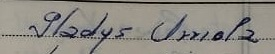
#> input picture IMGPrueba.jpg, 275 x 54 px
$ python plotPorPalabras.py
#> lines starting #> are read from the running program, lines starting #| are printed output that depends on the picture; after the words box and inside, x2 and y2 are one past the last pixel; in counts of white or black regions, pixels touching at a corner belong together
import pytesseract
from pytesseract import Output
import cv2
import numpy as np


myconfig = r"""--psm 6 --oem 3
# Configuración para Tesseract OCR
tessedit_char_whitelist ABCDEFGHIJKLMNOPQRSTUVWXYZabcdefghijklmnopqrstuvwxyz0123456789áéíóúüñÁÉÍÓÚÜÑ

# Palabras adicionales a tener en cuenta
tessedit_word_list_clear 1
tessedit_unrej_any_wd 1
tessedit_fix_fuzzy_words 1

# Agrega palabras específicas a tener en cuenta (nombres en español)
user_words
    María
    José
    Alejandro
    Gabriela
    Carlos
    Sofía
    Veronica
    Ricardina
    Marina
    Mirta
    Maria
    Dina
    Gladys
    Abel
    Alejandro
    Miguel
    Lázaro
    Enrique
    Jorge
    Padre
    Madre
    Madrina
    Elías
    Elias
    Urrioña
    Elvira
    Carmen
    Teresa
    Rosa
    Berta
    Ayde
    Caloggero
    Caycho
    Peña
    Camacho
    El
    Obispo
    que
    suscribe
    certifica
    Padre
    Madre
    Padrino
    Madrina

# Configuración adicional
another_config_option 123
"""


img_path = "IMGPrueba.jpg"

# Cargar la imagen original
img = cv2.imread(img_path)
#> img is the input picture: shape (54, 275, 3); mean B, G, R 131.8, 138.6, 141.9

if img is None:
    print(f"Error: No se pudo cargar la imagen {img_path}")
else:
    # Convertir la imagen a escala de grises
    gray_img = cv2.cvtColor(img, cv2.COLOR_BGR2GRAY)


    # Aplicar un umbral para convertir la imagen en blanco y negro
    _, binary_img = cv2.threshold(gray_img, 128, 255, cv2.THRESH_BINARY)
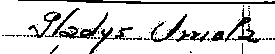
#> binary_img: shape (54, 275); 84.5% white; black in thin lines or dots

    # Aumentar el contraste de la imagen
    alpha = 1.5  # Factor de contraste
    beta = 30    # Ajuste del brillo
    contrast_img = cv2.convertScaleAbs(binary_img, alpha=alpha, beta=beta)
#> contrast_img: shape (54, 275); values 30 (black) and 255 (white), 84.5% white; black in thin lines or dots


    # Ejemplo de suavización con filtro gaussiano
    smoothed_img = cv2.GaussianBlur(contrast_img, (5, 5), 0)
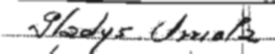
#> smoothed_img: shape (54, 275); min 30, max 255, mean 220.1


    # Eliminar caracteres no deseados directamente en la configuración de Tesseract
    unwanted_chars = [';','“','¿','/','_','?','ö','%','&','*','»','º',',','.','/','!','"','#','$','(',')']
    for char in unwanted_chars:
        myconfig += f'\nunlv_tilde_{ord(char)} 0'


    # Aplicar un filtro de alta frecuencia para mejorar la nitidez
    kernel = np.array([[-1, -1, -1],
                      [-1,  9, -1],
                      [-1, -1, -1]])


    sharpened_img = cv2.filter2D(smoothed_img, -1, kernel)
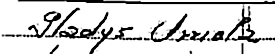
#> sharpened_img: shape (54, 275); min 0, max 255, mean 213.6

      # Antes de aplicar OCR, realizar preprocesamiento adicional


    # Aplica OCR a la imagen umbralizada usando Tesseract
#> (the run stopped early here; a loop or call above may not have finished)

$ run again, with Gladys.jpg copied over IMGPrueba.jpg
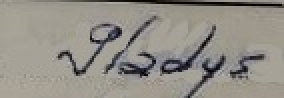
#> input picture Gladys.jpg, 142 x 49 px (shown 2 times larger)
#> img is the input picture: shape (49, 142, 3); mean B, G, R 135.6, 143.4, 147.2
#> `_, binary_img = cv2.threshold(gray_img, 128, 255, cv2.THRESH_BINARY)`:
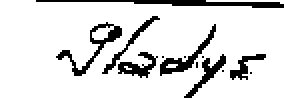
#> binary_img: shape (49, 142) (shown 2 times larger); 86.3% white; 13 black regions (6 under 20 px), largest, box (x1, y1, x2, y2) and area: (18, 0, 142, 4) 230, (28, 11, 61, 38) 170, (80, 12, 108, 38) 146
#> `sharpened_img = cv2.filter2D(smoothed_img, -1, kernel)`:
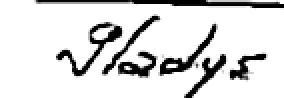
#> sharpened_img: shape (49, 142) (shown 2 times larger); min 0, max 255, mean 218.4

$ run again, with IMG-20231124-WA0015.jpg copied over IMGPrueba.jpg
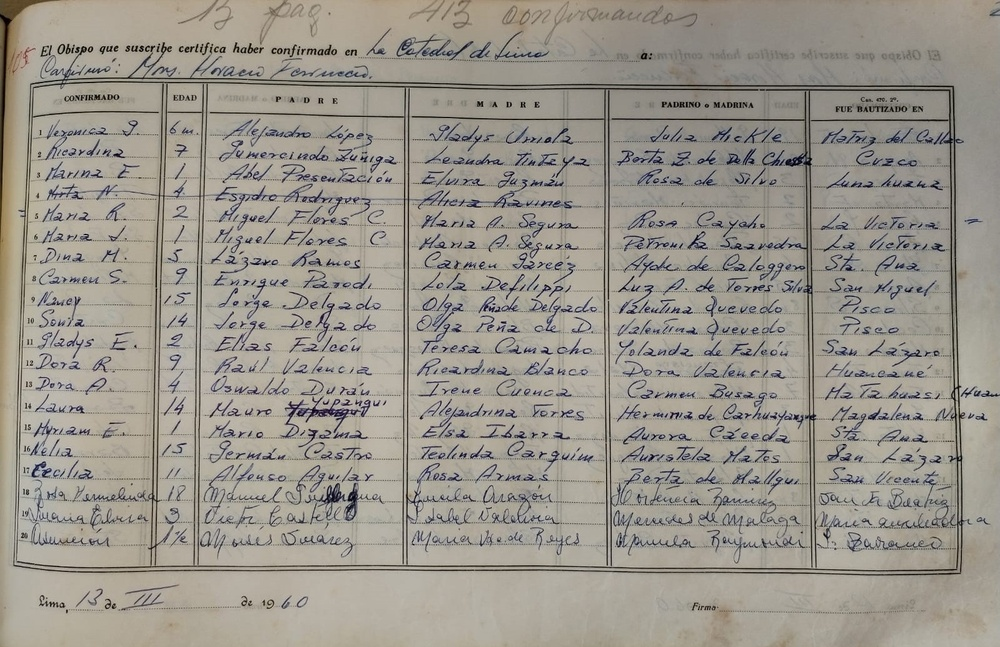
#> input picture IMG-20231124-WA0015.jpg, 1000 x 647 px, shrunk from 1599 x 1035 before the run
#> img is the input picture: shape (647, 1000, 3); mean B, G, R 141, 150.4, 155.4
#> `_, binary_img = cv2.threshold(gray_img, 128, 255, cv2.THRESH_BINARY)`:
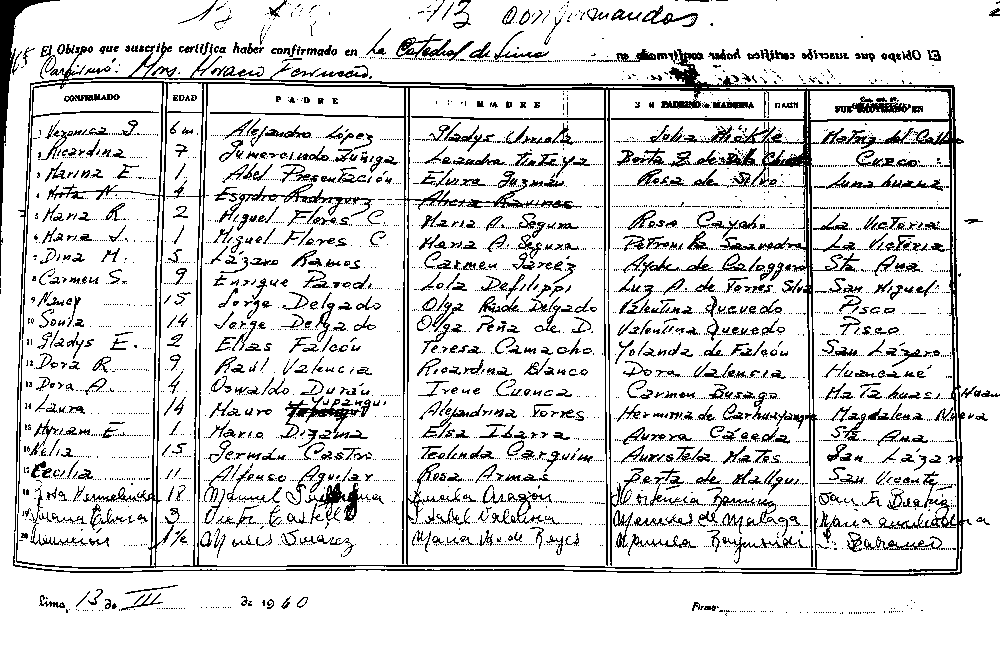
#> binary_img: shape (647, 1000); 86% white; black in thin lines or dots
#> contrast_img: shape (647, 1000); values 30 (black) and 255 (white), 86% white; black in thin lines or dots
#> `sharpened_img = cv2.filter2D(smoothed_img, -1, kernel)`:
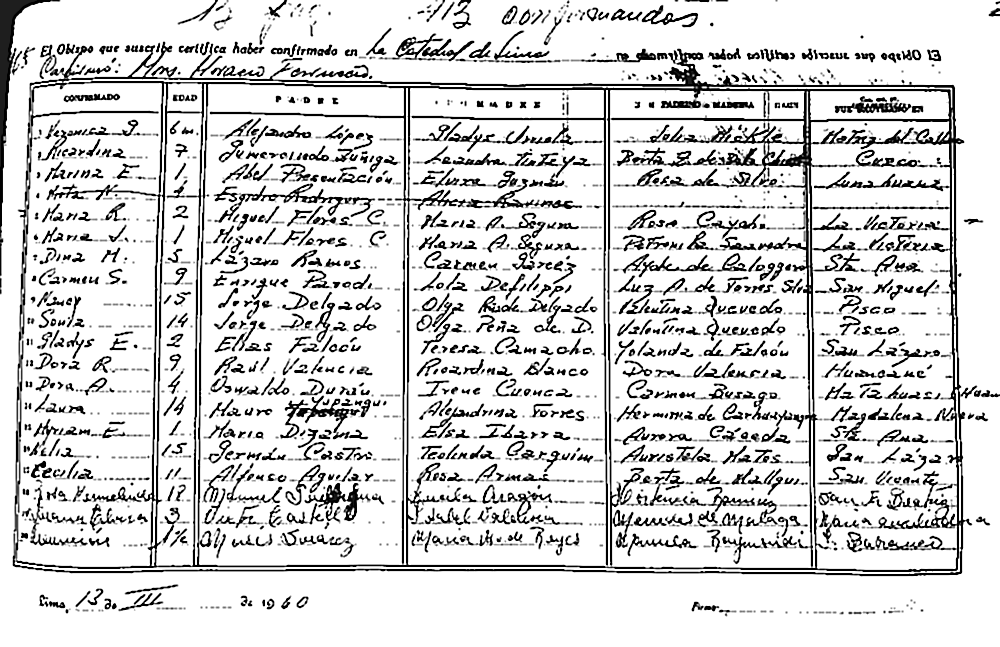
#> sharpened_img: shape (647, 1000); min 0, max 255, mean 214.4
